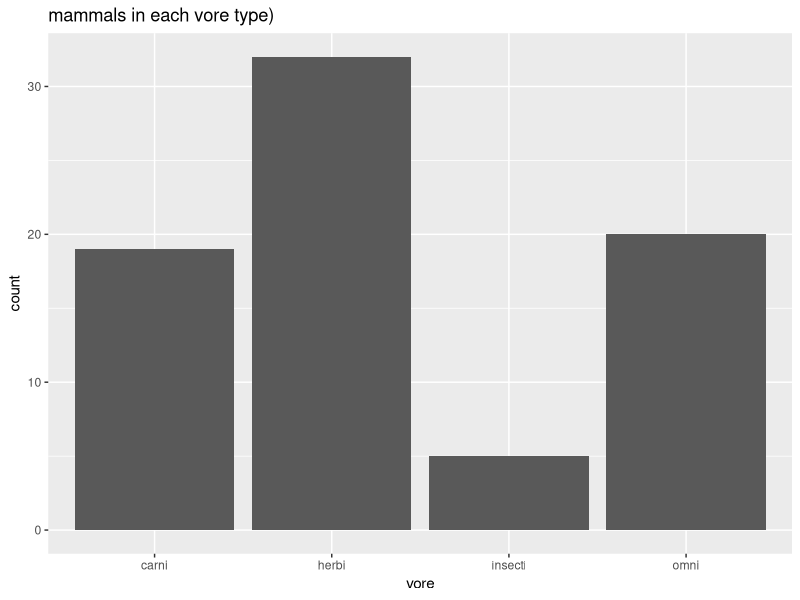
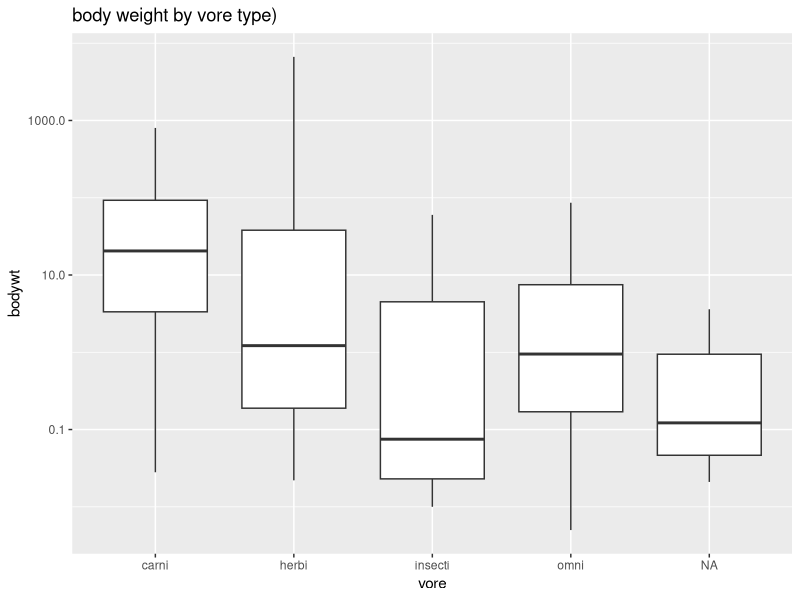
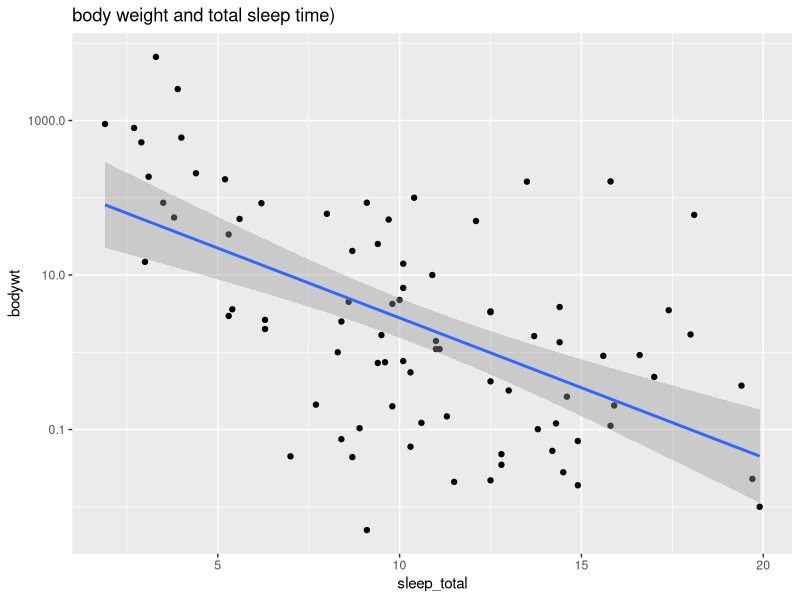

The R source for these figures, in order:
## ---- chunk 1
library("tidyverse")
options(scipen = 999) #disable scientific notation
## ---- chunk 2
msleep <- msleep
## ---- chunk 3
glimpse(msleep)
## ---- chunk 4
names(msleep)
## ---- chunk 5
ggplot(data=msleep, 
         mapping=aes(x= vore))+
labs(title= "mammals in each vore type)")+
  geom_bar()+
  scale_x_discrete(na.translate=F)

## ---- chunk 6
mean(data=msleep, "sleep_total")

## ---- chunk 7
summary("bodywt")
## ---- chunk 8
ggplot(data=msleep,
         mapping=aes(x= vore, y= bodywt))+
labs(title= "body weight by vore type)")+
  geom_boxplot()+
  scale_y_log10()
## ---- chunk 9
ggplot(data=msleep,
         mapping=aes(x= sleep_total, y= bodywt))+
labs(title= "body weight and total sleep time)")+
  geom_point()+
  geom_smooth(method=lm, se=T)+
 scale_y_log10()
## ---- chunk 10

## ---- chunk 11

## ---- chunk 12

